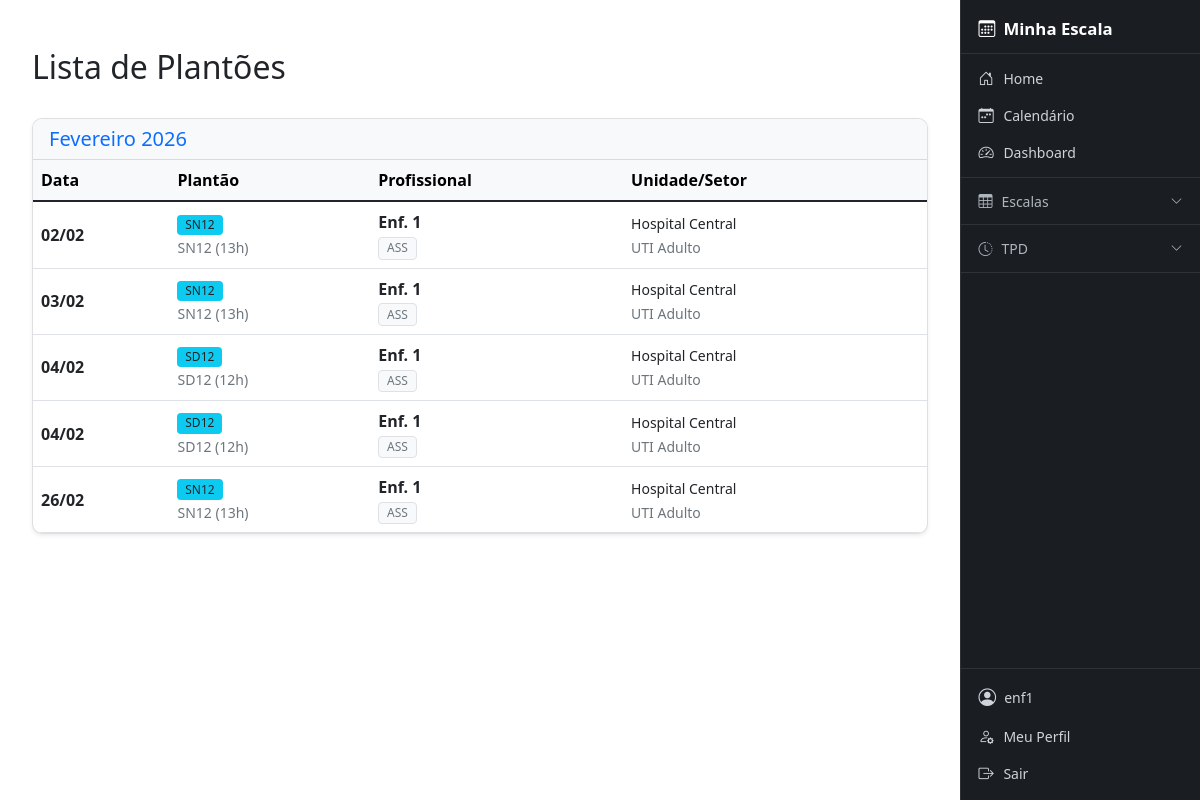
Page /eventos/ (signed in) on the earlier database version.
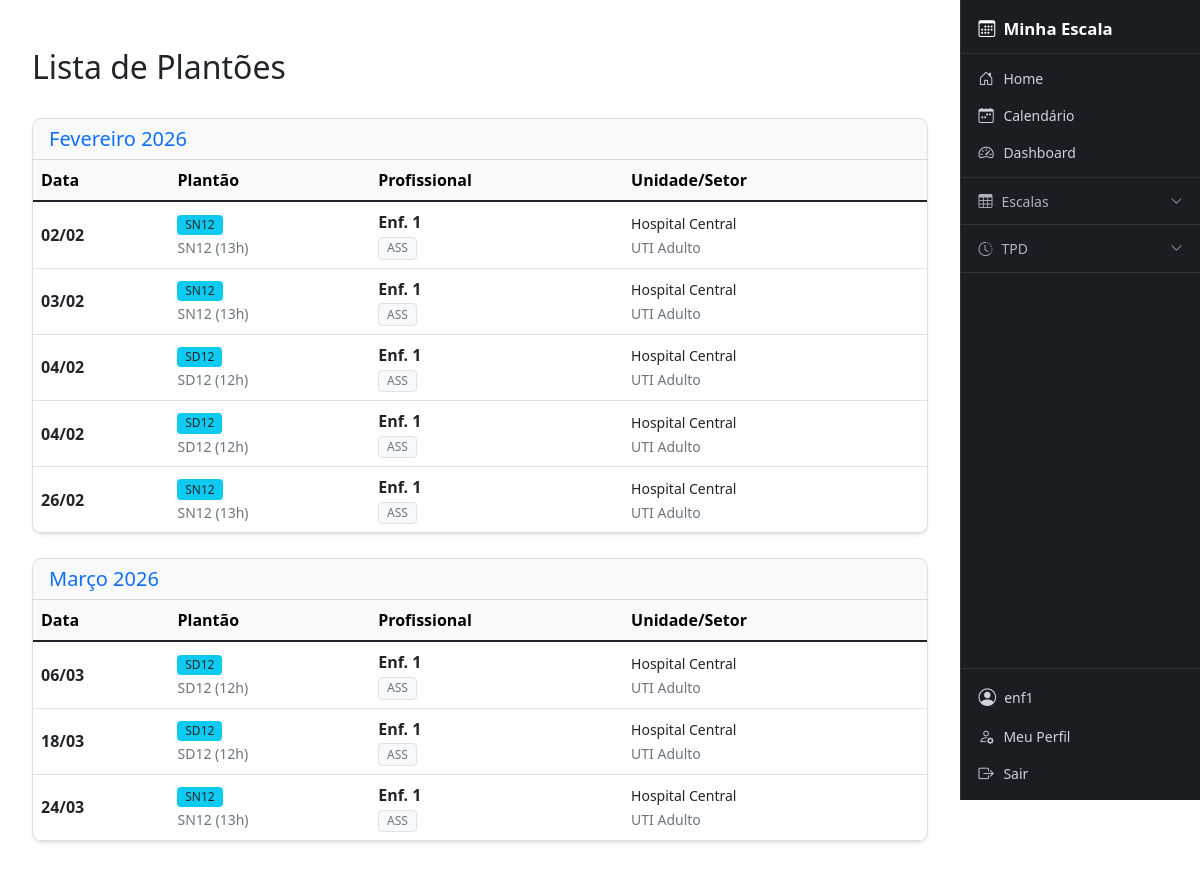
Same page on the later database version.
### cal/models.py (models this page shows, shortened)
class EventoEscala(models.Model):
    data = models.DateField()
    profissional = models.ForeignKey(
        Matricula,
        on_delete=models.CASCADE,
        related_name="eventos"
    )
    tipo = models.ForeignKey(
        TipoEvento,
        on_delete=models.CASCADE
    )
    hospital = models.ForeignKey(
        Hospital,
        on_delete=models.PROTECT
    )
    setor = models.ForeignKey(
        Setor,
        on_delete=models.PROTECT
    )
    criado_por = models.ForeignKey(
        User,
        on_delete=models.PROTECT,
        related_name="eventos_criados"
    )
    observacao = models.TextField(blank=True, null=True)
    criado_em = models.DateTimeField(auto_now_add=True)

class TipoEvento(models.Model):
    CORES_CHOICES = [
        ('#007bff', 'Azul'),
        ('#6610f2', 'Roxo'),
        ('#6f42c1', 'Lilás'),
        ('#e83e8c', 'Rosa'),
        ('#dc3545', 'Vermelho'),
        ('#fd7e14', 'Laranja'),
        ('#ffc107', 'Amarelo'),
        ('#28a745', 'Verde'),
        ('#20c997', 'Turquesa'),
        ('#17a2b8', 'Ciano'),
        ('#6c757d', 'Cinza'),
        ('#343a40', 'Preto'),
    ]
    tipo_base = models.ForeignKey(Tipo, on_delete=models.CASCADE, related_name="eventos", verbose_name="Tipo Base", null=True, blank=True)
    codigo = models.CharField(max_length=10, verbose_name="Código")
    descricao = models.CharField(max_length=50, verbose_name="Descrição")
    horas = models.PositiveIntegerField(verbose_name="Carga Horária (Horas)")
    cor = models.CharField(max_length=20, choices=CORES_CHOICES, default='#007bff', verbose_name="Cor")
    class Meta:
        verbose_name = "Tipo de Evento"
        verbose_name_plural = "Tipos de Evento"
        unique_together = ("codigo", "descricao")

class Matricula(models.Model):
    user = models.OneToOneField(
        User,
        on_delete=models.CASCADE,
        related_name="matricula",
        null=True,
        blank=True
    )
    perfil = models.ForeignKey(PerfilUsuario, on_delete=models.SET_NULL, null=True, blank=True, related_name='matriculas_vinculadas')
    nome_completo = models.CharField(max_length=200)
    nome_exibicao = models.CharField(max_length=50, verbose_name="Nome de Exibição", default="")
    matricula = models.CharField(max_length=30, unique=True)
    coren = models.CharField(max_length=30, blank=True, null=True)
    hospital = models.ForeignKey(
        Hospital,
        on_delete=models.PROTECT,
        related_name="profissionais"
    )
    setor = models.ForeignKey(
        Setor,
        on_delete=models.PROTECT,
        related_name="profissionais",
        null=True,
        blank=True
    )
    especialidade = models.ForeignKey(
        Especialidade,
        on_delete=models.SET_NULL,
        related_name="profissionais",
        null=True,
        blank=True
    )
    carga_horaria_semanal = models.PositiveIntegerField(default=40)
    ativo = models.BooleanField(default=True)
    class Meta:
        ordering = ["nome_exibicao"]

class Especialidade(models.Model):
    nome = models.CharField(max_length=100, verbose_name="Especialidade")
    class Meta:
        verbose_name = "Especialidade"
        verbose_name_plural = "Especialidades"

### core/models.py (models this page shows, shortened)
class Hospital(models.Model):
    nome = models.CharField(max_length=150, unique=True)
    sigla = models.CharField(max_length=20, blank=True, null=True)

class Setor(models.Model):
    nome = models.CharField(max_length=100)
    hospital = models.ForeignKey(
        Hospital,
        on_delete=models.CASCADE,
        related_name="setores"
    )
    class Meta:
        unique_together = ("nome", "hospital")

### cal/views/views_cal.py (the view, shortened to what this page needs)
# urls.py: path('eventos/', views_cal.MeusPlantoesListView.as_view(), name='listar_eventos'),
class MeusPlantoesListView(LoginRequiredMixin, ListView):
    model = EventoEscala
    template_name = 'cal/lista_eventos.html'
    context_object_name = 'eventos'
    paginate_by = 30
    def get_context_data(self, **kwargs):
        context = super().get_context_data(**kwargs)
        context['pode_editar'] = not is_enfermeiro(self.request.user)
        return context
    def get_queryset(self):
        user = self.request.user
        matricula = get_matricula(user)
        base_qs = EventoEscala.objects.select_related(
            'tipo', 'profissional', 'hospital', 'setor', 'criado_por'
        )
        if is_admin(user):
            return base_qs.all().order_by('data')
        if not matricula:
            return EventoEscala.objects.none()
        if is_enfermeiro(user):
            oficiais = Q(
                hospital=matricula.hospital,
                setor=matricula.setor,
            ) & ~Q(criado_por__cal_perfil__tipo='ENFERMEIRO')
            privados = Q(profissional=matricula)
            return base_qs.filter(oficiais | privados).distinct().order_by('data')
        return EventoEscala.objects.none()

### cal/permissions.py (called while the page is built)
def get_perfil(user):
    return getattr(user, 'cal_perfil', None)

def get_matricula(user):
    return getattr(user, 'matricula', None)

def is_admin(user):
    perfil = get_perfil(user)
    return user.is_staff or (perfil is not None and perfil.tipo == 'ADMIN')

def is_escalante(user):
    perfil = get_perfil(user)
    return perfil is not None and perfil.tipo == 'ESCALANTE'

def is_enfermeiro(user):
    perfil = get_perfil(user)
    return perfil is not None and perfil.tipo == 'ENFERMEIRO'

### templates/cal/lista_eventos.html (shortened to what this page needs)
{% extends 'base.html' %}
{% block content %}
<div class="container mt-4">
    <div class="d-flex justify-content-between align-items-center mb-4">
        <h2>Lista de Plantões</h2>
    </div>
    {% if eventos %}
        {% regroup eventos by data|date:"F Y" as meses_eventos %}
        {% for mes in meses_eventos %}
            <div class="card mb-4 shadow-sm">
                <div class="card-header bg-light">
                    <h5 class="mb-0 text-primary">{{ mes.grouper|capfirst }}</h5>
                </div>
                <div class="card-body p-0">
                    <div class="table-responsive">
                        <table class="table table-hover mb-0">
                            <thead class="table-light">
                                <tr>
                                    <th>Data</th>
                                    <th>Plantão</th>
                                    <th>Profissional</th>
                                    <th>Unidade/Setor</th>
                                </tr>
                            </thead>
                            <tbody>
                                {% for evento in mes.list %}
                                <tr id="event-row-{{ evento.id }}">
                                    <td class="align-middle"><strong>{{ evento.data|date:"d/m" }}</strong></td>
                                    <td class="align-middle">
                                        <span class="badge bg-info text-dark">{{ evento.tipo.descricao|default:"-" }}</span><br>
                                        <small class="text-muted">{{ evento.tipo.codigo }} ({{ evento.tipo.horas }}h)</small>
                                    </td>
                                    <td class="align-middle">
                                        <div class="fw-bold">{{ evento.profissional.nome_exibicao }}</div>
                                        {% if evento.profissional.especialidade %}
                                            <span class="badge bg-light text-muted border">{{ evento.profissional.especialidade.nome }}</span>
                                        {% endif %}
                                    </td>
                                    <td class="align-middle">
                                        <small>{{ evento.hospital.nome|default:"-" }}</small><br>
                                        <small class="text-muted">{{ evento.setor.nome|default:"" }}</small>
                                    </td>
                                </tr>
                                {% endfor %}
                            </tbody>
                        </table>
                    </div>
                </div>
            </div>
        {% endfor %}
    {% endif %}
</div>
{% endblock %}

Differences in the rows shown:
added EventoEscala: data "06/03", tipo.descricao "SD12", tipo.codigo "SD12", tipo.horas "12", profissional.nome_exibicao "Enf. 1", profissional.especialidade.nome "ASS", hospital.nome "Hospital Central", setor.nome "UTI Adulto", shown under "Março 2026"
added EventoEscala: data "18/03", tipo.descricao "SD12", tipo.codigo "SD12", tipo.horas "12", profissional.nome_exibicao "Enf. 1", profissional.especialidade.nome "ASS", hospital.nome "Hospital Central", setor.nome "UTI Adulto", shown under "Março 2026"
added EventoEscala: data "24/03", tipo.descricao "SN12", tipo.codigo "SN12", tipo.horas "13", profissional.nome_exibicao "Enf. 1", profissional.especialidade.nome "ASS", hospital.nome "Hospital Central", setor.nome "UTI Adulto", shown under "Março 2026"
Other differences:
new list line: "Março 2026 Data Plantão Profissional Unidade/Setor"
